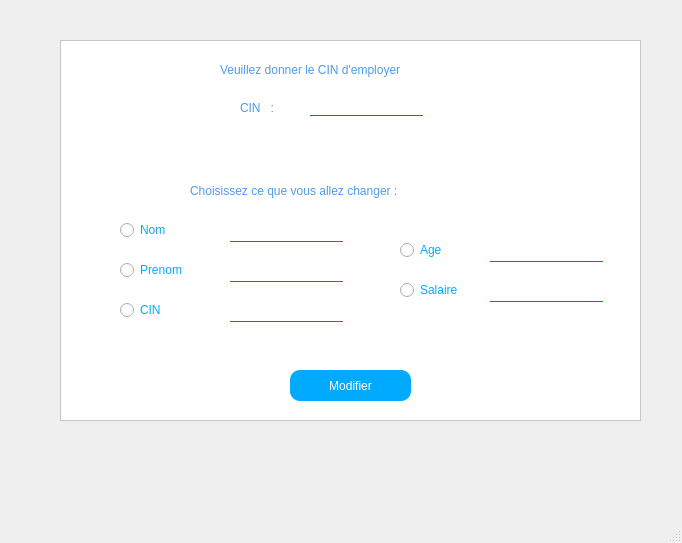
<?xml version="1.0" encoding="UTF-8"?>
<ui version="4.0">
 <class>Modifier_par_Nom_Prenom_CIN</class>
 <widget class="QMainWindow" name="Modifier_par_Nom_Prenom_CIN">
  <property name="geometry">
   <rect>
    <x>0</x>
    <y>0</y>
    <width>682</width>
    <height>543</height>
   </rect>
  </property>
  <property name="windowTitle">
   <string>MainWindow</string>
  </property>
  <property name="styleSheet">
   <string notr="true">QLineEdit {
background: transparent;
	border : none;
	color:rgb(22, 204, 137);
	border-bottom: 1px solid  rgb(0, 120, 180);
font: 11pt &quot;Century Gothic&quot;;
}
QLabel{
	color: rgb(78, 156, 234);
font: 12pt &quot;Century Gothic&quot;;
}
QRadioButton{
	color: rgb(0, 170, 255);
	font: 11pt &quot;Arial Rounded MT Bold&quot;;
}
</string>
  </property>
  <widget class="QWidget" name="centralwidget">
   <widget class="QLabel" name="label_4">
    <property name="geometry">
     <rect>
      <x>0</x>
      <y>0</y>
      <width>681</width>
      <height>511</height>
     </rect>
    </property>
    <property name="text">
     <string/>
    </property>
    <property name="pixmap">
     <pixmap>images/modifier.jpg</pixmap>
    </property>
    <property name="scaledContents">
     <bool>true</bool>
    </property>
   </widget>
   <widget class="QFrame" name="frame">
    <property name="geometry">
     <rect>
      <x>60</x>
      <y>40</y>
      <width>581</width>
      <height>381</height>
     </rect>
    </property>
    <property name="styleSheet">
     <string notr="true">background-color: rgb(255, 255, 255);</string>
    </property>
    <property name="frameShape">
     <enum>QFrame::StyledPanel</enum>
    </property>
    <property name="frameShadow">
     <enum>QFrame::Raised</enum>
    </property>
    <widget class="QRadioButton" name="radioButton_3">
     <property name="geometry">
      <rect>
       <x>60</x>
       <y>220</y>
       <width>89</width>
       <height>20</height>
      </rect>
     </property>
     <property name="text">
      <string>Prenom</string>
     </property>
    </widget>
    <widget class="QLineEdit" name="lineEdit_6">
     <property name="geometry">
      <rect>
       <x>250</x>
       <y>55</y>
       <width>113</width>
       <height>21</height>
      </rect>
     </property>
    </widget>
    <widget class="QLineEdit" name="lineEdit">
     <property name="geometry">
      <rect>
       <x>170</x>
       <y>180</y>
       <width>113</width>
       <height>22</height>
      </rect>
     </property>
     <property name="text">
      <string/>
     </property>
    </widget>
    <widget class="QRadioButton" name="radioButton_4">
     <property name="geometry">
      <rect>
       <x>60</x>
       <y>260</y>
       <width>89</width>
       <height>20</height>
      </rect>
     </property>
     <property name="text">
      <string>CIN</string>
     </property>
    </widget>
    <widget class="QLabel" name="label_2">
     <property name="geometry">
      <rect>
       <x>160</x>
       <y>20</y>
       <width>281</width>
       <height>20</height>
      </rect>
     </property>
     <property name="styleSheet">
      <string notr="true">font: 11pt &quot;Arial Rounded MT Bold&quot;;</string>
     </property>
     <property name="text">
      <string>Veuillez donner le CIN d'employer </string>
     </property>
    </widget>
    <widget class="QPushButton" name="pushButton">
     <property name="geometry">
      <rect>
       <x>230</x>
       <y>330</y>
       <width>121</width>
       <height>31</height>
      </rect>
     </property>
     <property name="styleSheet">
      <string notr="true">font: 13pt &quot;Century Gothic&quot;;
color:white;
background-color: rgb(0, 170, 255);
;
border-radius:10px;
	</string>
     </property>
     <property name="text">
      <string>Modifier</string>
     </property>
    </widget>
    <widget class="QLabel" name="label_3">
     <property name="geometry">
      <rect>
       <x>180</x>
       <y>60</y>
       <width>49</width>
       <height>16</height>
      </rect>
     </property>
     <property name="styleSheet">
      <string notr="true">font: 11pt &quot;Arial Rounded MT Bold&quot;;</string>
     </property>
     <property name="text">
      <string>CIN   :</string>
     </property>
    </widget>
    <widget class="QLineEdit" name="lineEdit_3">
     <property name="geometry">
      <rect>
       <x>170</x>
       <y>260</y>
       <width>113</width>
       <height>22</height>
      </rect>
     </property>
    </widget>
    <widget class="QLabel" name="label">
     <property name="geometry">
      <rect>
       <x>130</x>
       <y>140</y>
       <width>321</width>
       <height>21</height>
      </rect>
     </property>
     <property name="styleSheet">
      <string notr="true">font: 11pt &quot;Arial Rounded MT Bold&quot;;</string>
     </property>
     <property name="text">
      <string>Choisissez ce que vous allez changer :</string>
     </property>
    </widget>
    <widget class="QRadioButton" name="radioButton">
     <property name="geometry">
      <rect>
       <x>60</x>
       <y>180</y>
       <width>89</width>
       <height>20</height>
      </rect>
     </property>
     <property name="text">
      <string>Nom</string>
     </property>
    </widget>
    <widget class="QRadioButton" name="radioButton_6">
     <property name="geometry">
      <rect>
       <x>340</x>
       <y>240</y>
       <width>89</width>
       <height>20</height>
      </rect>
     </property>
     <property name="text">
      <string>Salaire</string>
     </property>
    </widget>
    <widget class="QLineEdit" name="lineEdit_2">
     <property name="geometry">
      <rect>
       <x>170</x>
       <y>220</y>
       <width>113</width>
       <height>22</height>
      </rect>
     </property>
    </widget>
    <widget class="QLineEdit" name="lineEdit_5">
     <property name="geometry">
      <rect>
       <x>430</x>
       <y>240</y>
       <width>113</width>
       <height>22</height>
      </rect>
     </property>
    </widget>
    <widget class="QLineEdit" name="lineEdit_4">
     <property name="geometry">
      <rect>
       <x>430</x>
       <y>200</y>
       <width>113</width>
       <height>22</height>
      </rect>
     </property>
    </widget>
    <widget class="QRadioButton" name="radioButton_5">
     <property name="geometry">
      <rect>
       <x>340</x>
       <y>200</y>
       <width>89</width>
       <height>20</height>
      </rect>
     </property>
     <property name="text">
      <string>Age</string>
     </property>
    </widget>
   </widget>
  </widget>
  <widget class="QMenuBar" name="menubar">
   <property name="geometry">
    <rect>
     <x>0</x>
     <y>0</y>
     <width>682</width>
     <height>22</height>
    </rect>
   </property>
  </widget>
  <widget class="QStatusBar" name="statusbar"/>
 </widget>
 <resources/>
 <connections/>
</ui>
